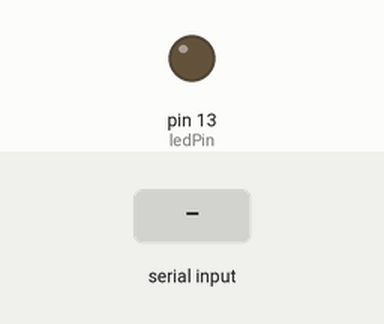
This sketch was run on a simulated Arduino Uno, built with avr-gcc and run on an emulated ATmega328P. Shown: output pins drawn as LEDs (lit = HIGH). The test bench sets the inputs (shaded band). What the sketch prints to the serial monitor is not drawn.

Above: at 1.4 s.
1.5 s: byte 30 received over Serial
At 9.7 s:
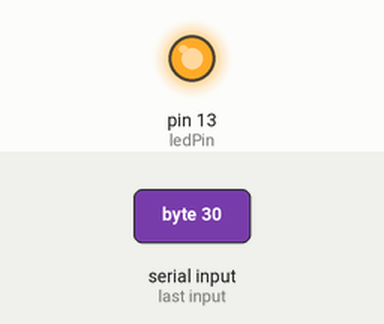
Timing chart, 0 to 12.6 s (numbered marks = the images above; inputs shaded):
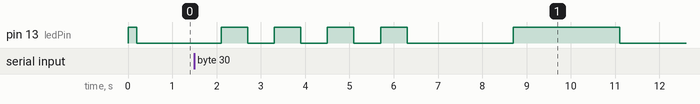

The sketch:

senderfinal.01.ino
```cpp
const int ledPin = 13; // LED as transmitter
#define START_SEQUENCE 0b10101010 // Synchronization pattern
#define BIT_DELAY 600 // Delay between bits in milliseconds

void setup() {
    pinMode(ledPin, OUTPUT);
    Serial.begin(9600);

    // Blink LED once to indicate startup
    digitalWrite(ledPin, HIGH);
    delay(200);
    digitalWrite(ledPin, LOW);
}

void loop() {
    if (Serial.available()) {
        char data = Serial.read();  // Read character from serial
        Serial.print("Sending: ");
        Serial.println(data);

        sendStartSequence(); // Send synchronization bits
        sendData(data);    // Send actual data immediately after
    }
}

void sendStartSequence() {
  delay(600);
    Serial.print("Start Sequence: ");
    for (int i = 7; i >= 0; i--) {
        int bitState = ((START_SEQUENCE >> i) & 1);
        Serial.print(bitState);
        digitalWrite(ledPin, bitState);
        delay(BIT_DELAY);
    }
    digitalWrite(ledPin, LOW);
    Serial.print(" "); // Ensure no extra delay in output formatting
}

void sendData(char data) {
    for (int i = 7; i >= 0; i--) {
        int bitState = ((data >> i) & 1);
        Serial.print(bitState);
        digitalWrite(ledPin, bitState);
        delay(BIT_DELAY);
    }
    Serial.print(" "); // Remove newline to prevent extra spacing between transmissions
    digitalWrite(ledPin, LOW);
}
```

Measured:
- after the input at 1.5 s, pin 13 (ledPin): goes 3 × (HIGH 0.60 s, LOW 0.60 s), HIGH 0.60 s, LOW 2.4 s, HIGH 2.4 s, then LOW, starting after 0.60 s
